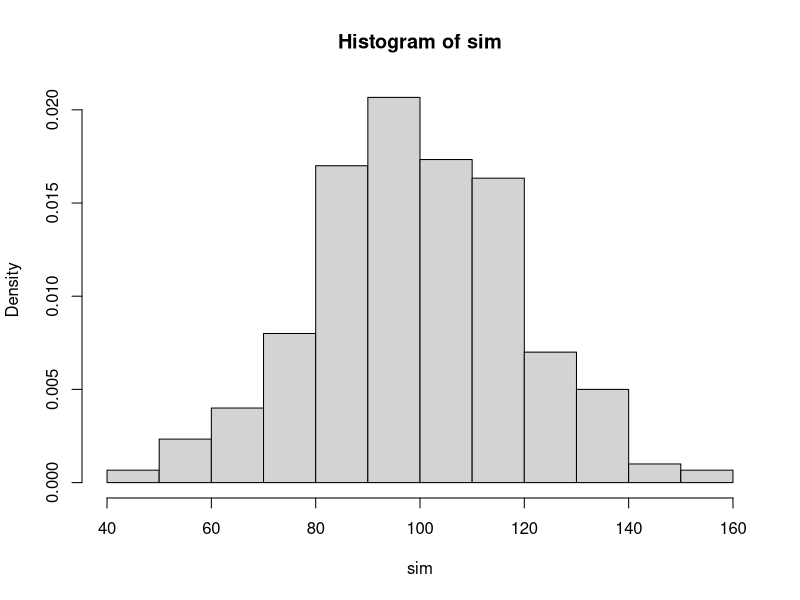
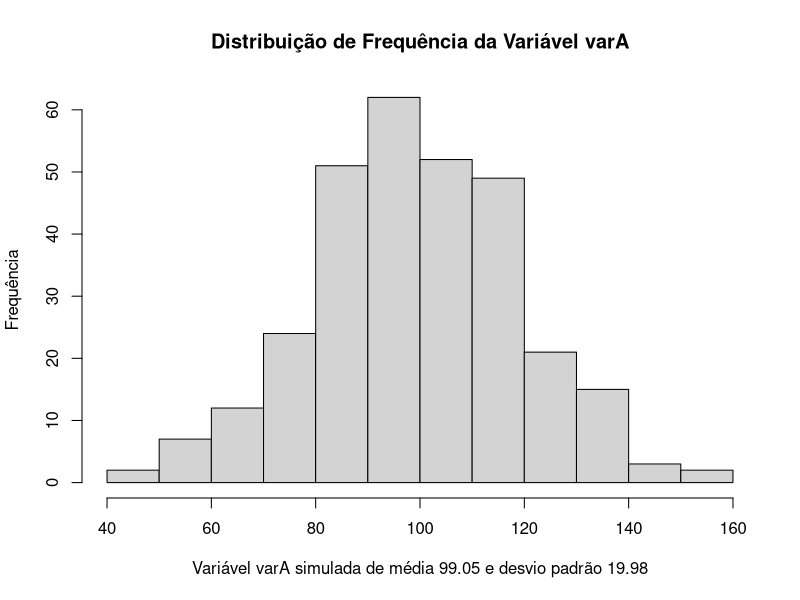

Reproduce these figures in R, in order.
## ---- chunk 1
1+1+5
## ---- chunk 2
1<0
## ---- chunk 3
"meu nome é Henrique"
## ---- chunk 4
1:10
## ---- chunk 5
reais  <- c(1,5,3,4,5)
caracteres <- c("padre","menino","jegue","pneu de caminhão")
logicos <- c(TRUE, FALSE, TRUE, FALSE)
inteiro  <- 1:10
## ---- chunk 6
varA <- c(10,5,3,4,1) # Variável A
varB  <- c(1,2,2,1,1) # Variável B
df  <- data.frame(varA, varB) # Transformando em banco de dados
## ---- chunk 7
a  <- c("masc", "fem", "masc","fem", "fem") # Vetor em character
sex  <- factor(a) # Transformando em fatores
levels(sex) # Fatores
## ---- chunk 8
sim  <- rnorm(n=300, mean= 100, sd= 20) # Simulando uma distribuição normal
summary(sim) # Estatísticas descritivas da distribuição
## ---- chunk 9
hist(sim, probability = TRUE) # Histograma de distribuição da variável simulada
## ---- chunk 10
descritivas  <-  function(varA) {
  
  hist(varA, xlab= paste("Variável varA simulada de média", round(mean(varA),2), "e desvio padrão", round(sd(varA),2), sep=" "), ylab="Frequência", main= "Distribuição de Frequência da Variável varA")
  
}

## ---- chunk 11
descritivas(sim)
